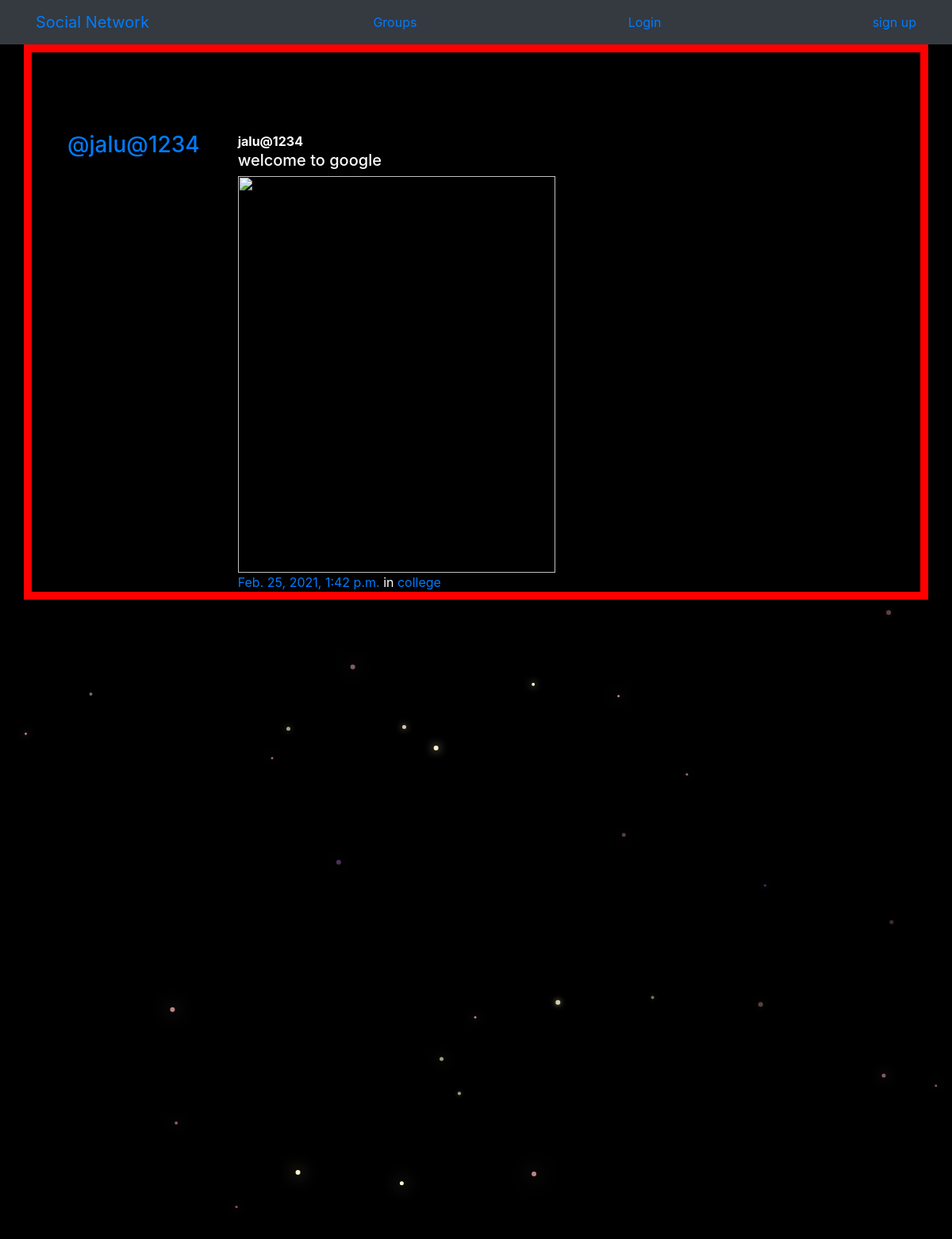
Page /posts/by/jalu@1234/16/ on the committed database.
### posts/models.py (models this page shows, shortened)
class Post(models.Model):
    user= models.ForeignKey(User,related_name='posts',on_delete=models.CASCADE)
    created_at= models.DateTimeField(auto_now=True)
    message= models.TextField()
    image = models.ImageField(upload_to="media/pictures/",null=True,blank=True)
    message_html = models.TextField(editable=False)
    group= models.ForeignKey(Group,related_name='posts',null=True,blank=True,on_delete=models.CASCADE)
    class Meta:
        ordering= ['-created_at']
        unique_together= ['user','message','image']

### group/models.py (models this page shows, shortened)
class Group(models.Model):
    name= models.CharField(max_length=255,unique=True)
    slug= models.SlugField(allow_unicode=True,unique=True)
    description= models.TextField(blank=True,default='')
    description_html= models.TextField(editable=False,default='',blank=True)
    members= models.ManyToManyField(User,through='GroupMember')
    class Meta:
        ordering= ['name']

### posts/views.py (the view)
# urls.py: path('by/<username>/<int:pk>/',views.PostDetail.as_view(),name='single'),
class PostDetail(SelectRelatedMixin,generic.DetailView):
    model = models.Post
    select_related = ('user','group')
    def get_queryset(self):
        queryset= super().get_queryset()
        return queryset.filter(user__username__iexact=self.kwargs.get('username'))

### posts/templates/posts/post_detail.html
{% extends "posts/post_base.html" %}
{% block post_content %}
<div class="col-md-8">
    {% include "posts/_post.html" %}
</div>
{% endblock %}

### posts/templates/posts/_post.html (shortened to what this page needs)
<div class="media">
	<h3 class="mr-5"><a href="{% url 'posts:for_user' username=post.user.username %}">@{{ post.user.username }}</a></h3>
	<div class="media-body">
		<strong>{{ post.user.username }}</strong>
		<h5>{{ post.message_html|safe }}</h5>
			<img src="{{ post.image }}" width="400" height="500"><br>
			<time class="time"><a href="{% url 'posts:single' username=post.user.username pk=post.pk %}">{{ post.created_at }}</a></time>
			{% if post.group %}
			<span class="group-name">in <a href="#">{{ post.group.name }}</a></span>
			{% endif %}
	</div>
</div>

### static/css/master.css (style rules this page uses)
html, body { height: 100%; width: 100%; overflow: hidden; background: #191063; margin: 0; }

### static/simplesocial/css/master.css (style rules this page uses)
body { margin: 0; overflow: hidden; background-color: black; color:white; }

### rows in the picture
Post: user.username "jalu@1234", message_html "welcome to google", created_at "Feb. 25, 2021, 1:42 p.m.", group.name "college"
